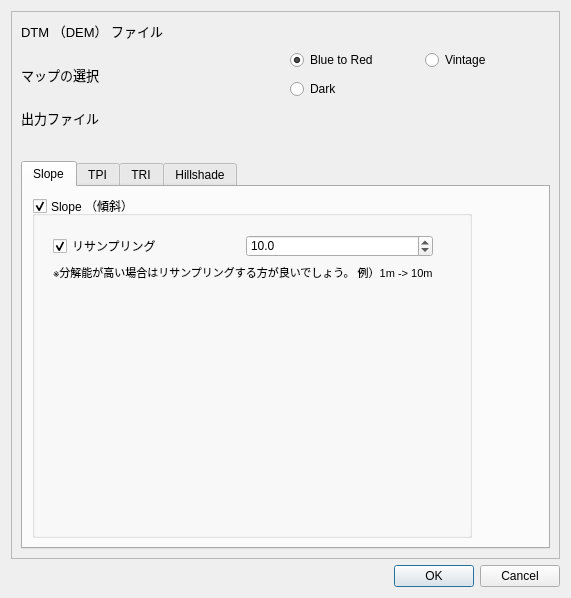
<?xml version="1.0" encoding="UTF-8"?>
<ui version="4.0">
 <class>GeneratingTopographyDialogBase</class>
 <widget class="QDialog" name="GeneratingTopographyDialogBase">
  <property name="geometry">
   <rect>
    <x>0</x>
    <y>0</y>
    <width>571</width>
    <height>598</height>
   </rect>
  </property>
  <property name="windowTitle">
   <string>Generating Topographic map</string>
  </property>
  <property name="styleSheet">
   <string notr="true">QTextBrowser {
	background-color: rgba(0,0,0,0);
}</string>
  </property>
  <layout class="QVBoxLayout" name="verticalLayout_2">
   <item>
    <widget class="QFrame" name="frame">
     <property name="styleSheet">
      <string notr="true">QFrame{
    font-size: 10pt;
}</string>
     </property>
     <property name="frameShape">
      <enum>QFrame::StyledPanel</enum>
     </property>
     <property name="frameShadow">
      <enum>QFrame::Raised</enum>
     </property>
     <layout class="QVBoxLayout" name="verticalLayout">
      <property name="spacing">
       <number>9</number>
      </property>
      <item>
       <layout class="QGridLayout" name="gL">
        <item row="1" column="0">
         <widget class="QLabel" name="l_2">
          <property name="text">
           <string>マップの選択</string>
          </property>
         </widget>
        </item>
        <item row="0" column="1">
         <widget class="QgsFileWidget" name="fileWgt_InputFile">
          <property name="storageMode">
           <enum>QgsFileWidget::SaveFile</enum>
          </property>
         </widget>
        </item>
        <item row="1" column="1">
         <layout class="QGridLayout" name="gL_2">
          <item row="0" column="1">
           <widget class="QRadioButton" name="mapSelectRadioBtn_Vintage">
            <property name="text">
             <string>Vintage</string>
            </property>
           </widget>
          </item>
          <item row="0" column="0">
           <widget class="QRadioButton" name="mapSelectRadioBtn_BR">
            <property name="text">
             <string>Blue to Red</string>
            </property>
            <property name="checked">
             <bool>true</bool>
            </property>
           </widget>
          </item>
          <item row="1" column="0">
           <widget class="QRadioButton" name="mapSelectRadioBtn_Dark">
            <property name="text">
             <string>Dark</string>
            </property>
           </widget>
          </item>
         </layout>
        </item>
        <item row="0" column="0">
         <widget class="QLabel" name="l_1">
          <property name="text">
           <string>DTM （DEM） ファイル</string>
          </property>
         </widget>
        </item>
        <item row="2" column="1">
         <widget class="QgsFileWidget" name="fileWgt_OutputFile"/>
        </item>
        <item row="2" column="0">
         <widget class="QLabel" name="l_3">
          <property name="text">
           <string>出力ファイル</string>
          </property>
         </widget>
        </item>
       </layout>
      </item>
      <item>
       <widget class="QLabel" name="label">
        <property name="text">
         <string/>
        </property>
       </widget>
      </item>
      <item>
       <widget class="QTabWidget" name="tW">
        <property name="currentIndex">
         <number>0</number>
        </property>
        <widget class="QWidget" name="SlopeTab">
         <attribute name="title">
          <string>Slope</string>
         </attribute>
         <layout class="QHBoxLayout" name="horizontalLayout_5">
          <item>
           <widget class="QGroupBox" name="gpBox_Slope">
            <property name="title">
             <string>Slope （傾斜）</string>
            </property>
            <property name="checkable">
             <bool>true</bool>
            </property>
            <property name="checked">
             <bool>true</bool>
            </property>
            <layout class="QVBoxLayout" name="verticalLayout_3">
             <property name="leftMargin">
              <number>18</number>
             </property>
             <property name="topMargin">
              <number>18</number>
             </property>
             <property name="rightMargin">
              <number>36</number>
             </property>
             <item>
              <layout class="QGridLayout" name="gL_3">
               <item row="0" column="0">
                <widget class="QCheckBox" name="checkBox_Resampling">
                 <property name="text">
                  <string>リサンプリング</string>
                 </property>
                 <property name="checked">
                  <bool>true</bool>
                 </property>
                </widget>
               </item>
               <item row="0" column="1">
                <widget class="QgsDoubleSpinBox" name="spinBoxF_ResampleResol">
                 <property name="decimals">
                  <number>1</number>
                 </property>
                 <property name="singleStep">
                  <double>0.500000000000000</double>
                 </property>
                 <property name="value">
                  <double>10.000000000000000</double>
                 </property>
                </widget>
               </item>
              </layout>
             </item>
             <item>
              <widget class="QLabel" name="l_5">
               <property name="text">
                <string>&lt;html&gt;&lt;head/&gt;&lt;body&gt;&lt;p&gt;&lt;span style=&quot; font-size:8pt;&quot;&gt;※分解能が高い場合はリサンプリングする方が良いでしょう。　例）1m -&amp;gt; 10m&lt;/span&gt;&lt;/p&gt;&lt;/body&gt;&lt;/html&gt;</string>
               </property>
              </widget>
             </item>
             <item>
              <spacer name="vS">
               <property name="orientation">
                <enum>Qt::Vertical</enum>
               </property>
               <property name="sizeHint" stdset="0">
                <size>
                 <width>20</width>
                 <height>40</height>
                </size>
               </property>
              </spacer>
             </item>
            </layout>
           </widget>
          </item>
          <item>
           <spacer name="hS_4">
            <property name="orientation">
             <enum>Qt::Horizontal</enum>
            </property>
            <property name="sizeHint" stdset="0">
             <size>
              <width>40</width>
              <height>20</height>
             </size>
            </property>
           </spacer>
          </item>
         </layout>
        </widget>
        <widget class="QWidget" name="TpiTab">
         <attribute name="title">
          <string>TPI</string>
         </attribute>
         <layout class="QHBoxLayout" name="horizontalLayout_2">
          <item>
           <widget class="QGroupBox" name="gpBox_Tpi">
            <property name="title">
             <string>TPI （Topographic Position Index ： 地形位置指数）</string>
            </property>
            <property name="checkable">
             <bool>true</bool>
            </property>
            <property name="checked">
             <bool>true</bool>
            </property>
            <layout class="QGridLayout" name="gridLayout_4">
             <item row="3" column="0" colspan="2">
              <widget class="QTextBrowser" name="tB_3">
               <property name="html">
                <string>&lt;!DOCTYPE HTML PUBLIC &quot;-//W3C//DTD HTML 4.0//EN&quot; &quot;http://www.w3.org/TR/REC-html40/strict.dtd&quot;&gt;
&lt;html&gt;&lt;head&gt;&lt;meta name=&quot;qrichtext&quot; content=&quot;1&quot; /&gt;&lt;style type=&quot;text/css&quot;&gt;
p, li { white-space: pre-wrap; }
&lt;/style&gt;&lt;/head&gt;&lt;body style=&quot; font-family:'MS UI Gothic'; font-size:10pt; font-weight:400; font-style:normal;&quot;&gt;
&lt;p style=&quot; margin-top:0px; margin-bottom:0px; margin-left:0px; margin-right:0px; -qt-block-indent:0; text-indent:0px;&quot;&gt;&lt;span style=&quot; font-size:8pt;&quot;&gt;※この設定を行わない場合は隣接セルで TPI を計算します。&lt;/span&gt;&lt;/p&gt;
&lt;p style=&quot;-qt-paragraph-type:empty; margin-top:12px; margin-bottom:12px; margin-left:0px; margin-right:0px; -qt-block-indent:0; text-indent:0px;&quot;&gt;&lt;br /&gt;&lt;/p&gt;
&lt;p style=&quot;-qt-paragraph-type:empty; margin-top:12px; margin-bottom:12px; margin-left:0px; margin-right:0px; -qt-block-indent:0; text-indent:0px; font-size:8pt;&quot;&gt;&lt;br /&gt;&lt;/p&gt;&lt;/body&gt;&lt;/html&gt;</string>
               </property>
              </widget>
             </item>
             <item row="0" column="1">
              <layout class="QGridLayout" name="gL_5">
               <item row="1" column="1">
                <widget class="QRadioButton" name="radioBtn_SimpleKernel">
                 <property name="text">
                  <string>Mean</string>
                 </property>
                </widget>
               </item>
               <item row="1" column="0">
                <widget class="QRadioButton" name="radioBtn_DoughnutKernel">
                 <property name="text">
                  <string>Doughnut</string>
                 </property>
                 <property name="checked">
                  <bool>true</bool>
                 </property>
                </widget>
               </item>
               <item row="2" column="0">
                <widget class="QRadioButton" name="radioBtn_GaussKernel">
                 <property name="text">
                  <string>Gaussian</string>
                 </property>
                </widget>
               </item>
               <item row="0" column="0">
                <widget class="QRadioButton" name="radioBtn_OrgKernel">
                 <property name="text">
                  <string>Normal</string>
                 </property>
                </widget>
               </item>
               <item row="2" column="1">
                <widget class="QRadioButton" name="radioBtn_InvGaussKernel">
                 <property name="text">
                  <string>Inverse Gaussian</string>
                 </property>
                </widget>
               </item>
               <item row="3" column="0">
                <widget class="QRadioButton" name="radioBtn_4DirecKernel">
                 <property name="text">
                  <string>4-Directional edges</string>
                 </property>
                 <property name="checked">
                  <bool>false</bool>
                 </property>
                </widget>
               </item>
               <item row="3" column="1">
                <widget class="QRadioButton" name="radioBtn_8DirecKernel">
                 <property name="text">
                  <string>8-Directional edges</string>
                 </property>
                 <property name="checked">
                  <bool>false</bool>
                 </property>
                </widget>
               </item>
              </layout>
             </item>
             <item row="2" column="0">
              <layout class="QGridLayout" name="gL_9">
               <item row="0" column="2">
                <widget class="QgsDoubleSpinBox" name="spinBoxF_TpiThres">
                 <property name="decimals">
                  <number>1</number>
                 </property>
                 <property name="minimum">
                  <double>1.000000000000000</double>
                 </property>
                 <property name="maximum">
                  <double>5.000000000000000</double>
                 </property>
                 <property name="singleStep">
                  <double>0.500000000000000</double>
                 </property>
                 <property name="value">
                  <double>1.500000000000000</double>
                 </property>
                </widget>
               </item>
               <item row="0" column="1">
                <widget class="QLabel" name="l_9">
                 <property name="text">
                  <string>IQR × </string>
                 </property>
                 <property name="alignment">
                  <set>Qt::AlignRight|Qt::AlignTrailing|Qt::AlignVCenter</set>
                 </property>
                </widget>
               </item>
               <item row="0" column="0">
                <widget class="QCheckBox" name="checkBox_TpiOutTreatment">
                 <property name="font">
                  <font>
                   <pointsize>10</pointsize>
                  </font>
                 </property>
                 <property name="text">
                  <string>外れ値処理</string>
                 </property>
                 <property name="checked">
                  <bool>true</bool>
                 </property>
                </widget>
               </item>
              </layout>
             </item>
             <item row="0" column="0">
              <layout class="QVBoxLayout" name="vL_2">
               <item>
                <widget class="QLabel" name="l_7">
                 <property name="font">
                  <font>
                   <pointsize>10</pointsize>
                   <weight>50</weight>
                   <bold>false</bold>
                   <stylestrategy>PreferDefault</stylestrategy>
                   <kerning>true</kerning>
                  </font>
                 </property>
                 <property name="text">
                  <string>畳み込み用カーネル設定</string>
                 </property>
                </widget>
               </item>
               <item>
                <widget class="QComboBox" name="cmbBox_Kernel">
                 <property name="minimumSize">
                  <size>
                   <width>0</width>
                   <height>0</height>
                  </size>
                 </property>
                 <item>
                  <property name="text">
                   <string>カーネルサイズを距離で指定</string>
                  </property>
                 </item>
                 <item>
                  <property name="text">
                   <string>カーネルサイズをセル数で指定</string>
                  </property>
                 </item>
                </widget>
               </item>
               <item>
                <widget class="QgsDoubleSpinBox" name="spinBoxF_KernelSize">
                 <property name="alignment">
                  <set>Qt::AlignRight|Qt::AlignTrailing|Qt::AlignVCenter</set>
                 </property>
                 <property name="decimals">
                  <number>1</number>
                 </property>
                 <property name="maximum">
                  <double>500.000000000000000</double>
                 </property>
                 <property name="singleStep">
                  <double>0.500000000000000</double>
                 </property>
                 <property name="value">
                  <double>10.000000000000000</double>
                 </property>
                </widget>
               </item>
               <item>
                <layout class="QGridLayout" name="gridLayout">
                 <item row="0" column="0">
                  <widget class="QLabel" name="label_2">
                   <property name="text">
                    <string>Gaussian sigma</string>
                   </property>
                  </widget>
                 </item>
                 <item row="0" column="1">
                  <widget class="QgsDoubleSpinBox" name="mQgsDoubleSpinBox">
                   <property name="maximum">
                    <double>5.000000000000000</double>
                   </property>
                   <property name="value">
                    <double>2.000000000000000</double>
                   </property>
                  </widget>
                 </item>
                </layout>
               </item>
              </layout>
             </item>
             <item row="4" column="0">
              <spacer name="vS_3">
               <property name="orientation">
                <enum>Qt::Vertical</enum>
               </property>
               <property name="sizeHint" stdset="0">
                <size>
                 <width>20</width>
                 <height>40</height>
                </size>
               </property>
              </spacer>
             </item>
             <item row="1" column="1">
              <widget class="QPushButton" name="btn_TpiHint">
               <property name="text">
                <string>Hint</string>
               </property>
              </widget>
             </item>
            </layout>
           </widget>
          </item>
          <item>
           <spacer name="hS">
            <property name="orientation">
             <enum>Qt::Horizontal</enum>
            </property>
            <property name="sizeHint" stdset="0">
             <size>
              <width>40</width>
              <height>20</height>
             </size>
            </property>
           </spacer>
          </item>
         </layout>
        </widget>
        <widget class="QWidget" name="TriTab">
         <attribute name="title">
          <string>TRI</string>
         </attribute>
         <layout class="QHBoxLayout" name="horizontalLayout_6">
          <item>
           <widget class="QGroupBox" name="gpBox_Tri">
            <property name="title">
             <string>TRI （Terrain Ruggedness Index ： 地形凹凸指数） を使用する</string>
            </property>
            <property name="checkable">
             <bool>true</bool>
            </property>
            <property name="checked">
             <bool>false</bool>
            </property>
            <layout class="QGridLayout" name="gridLayout_8">
             <property name="leftMargin">
              <number>18</number>
             </property>
             <property name="topMargin">
              <number>18</number>
             </property>
             <property name="rightMargin">
              <number>36</number>
             </property>
             <item row="1" column="1">
              <widget class="QLabel" name="l_10">
               <property name="text">
                <string>IQR ×</string>
               </property>
               <property name="alignment">
                <set>Qt::AlignRight|Qt::AlignTrailing|Qt::AlignVCenter</set>
               </property>
               <property name="indent">
                <number>5</number>
               </property>
              </widget>
             </item>
             <item row="1" column="2">
              <widget class="QgsDoubleSpinBox" name="spinBoxF_TriThres">
               <property name="decimals">
                <number>1</number>
               </property>
               <property name="minimum">
                <double>1.000000000000000</double>
               </property>
               <property name="maximum">
                <double>5.000000000000000</double>
               </property>
               <property name="singleStep">
                <double>0.500000000000000</double>
               </property>
               <property name="value">
                <double>1.500000000000000</double>
               </property>
              </widget>
             </item>
             <item row="3" column="1">
              <spacer name="vS_2">
               <property name="orientation">
                <enum>Qt::Vertical</enum>
               </property>
               <property name="sizeHint" stdset="0">
                <size>
                 <width>20</width>
                 <height>40</height>
                </size>
               </property>
              </spacer>
             </item>
             <item row="1" column="0">
              <widget class="QCheckBox" name="checkBox_TriOutTreatment">
               <property name="font">
                <font>
                 <pointsize>10</pointsize>
                </font>
               </property>
               <property name="text">
                <string>外れ値処理</string>
               </property>
               <property name="checked">
                <bool>true</bool>
               </property>
              </widget>
             </item>
             <item row="2" column="0" colspan="3">
              <widget class="QTextBrowser" name="tB_2">
               <property name="html">
                <string>&lt;!DOCTYPE HTML PUBLIC &quot;-//W3C//DTD HTML 4.0//EN&quot; &quot;http://www.w3.org/TR/REC-html40/strict.dtd&quot;&gt;
&lt;html&gt;&lt;head&gt;&lt;meta name=&quot;qrichtext&quot; content=&quot;1&quot; /&gt;&lt;style type=&quot;text/css&quot;&gt;
p, li { white-space: pre-wrap; }
&lt;/style&gt;&lt;/head&gt;&lt;body style=&quot; font-family:'MS UI Gothic'; font-size:10pt; font-weight:400; font-style:normal;&quot;&gt;
&lt;p style=&quot; margin-top:0px; margin-bottom:0px; margin-left:0px; margin-right:0px; -qt-block-indent:0; text-indent:0px; -qt-user-state:65536;&quot;&gt;※分解能が高い場合は TRI を使用した方が地形の変化がわかりやすくなります （1mなど）。分解能が低い場合は必要ありません。&lt;/p&gt;&lt;/body&gt;&lt;/html&gt;</string>
               </property>
              </widget>
             </item>
            </layout>
           </widget>
          </item>
          <item>
           <spacer name="hS_5">
            <property name="orientation">
             <enum>Qt::Horizontal</enum>
            </property>
            <property name="sizeHint" stdset="0">
             <size>
              <width>40</width>
              <height>20</height>
             </size>
            </property>
           </spacer>
          </item>
         </layout>
        </widget>
        <widget class="QWidget" name="HillshadeTab">
         <attribute name="title">
          <string>Hillshade</string>
         </attribute>
         <layout class="QHBoxLayout" name="horizontalLayout_7">
          <item>
           <widget class="QGroupBox" name="gpBox_Hillshade">
            <property name="title">
             <string>Hillshade （陰影起伏図） </string>
            </property>
            <property name="checkable">
             <bool>true</bool>
            </property>
            <property name="checked">
             <bool>true</bool>
            </property>
            <layout class="QGridLayout" name="gridLayout_11">
             <property name="leftMargin">
              <number>18</number>
             </property>
             <property name="topMargin">
              <number>18</number>
             </property>
             <property name="rightMargin">
              <number>36</number>
             </property>
             <item row="0" column="2">
              <widget class="QLabel" name="l_11">
               <property name="text">
                <string>方位</string>
               </property>
               <property name="alignment">
                <set>Qt::AlignLeading|Qt::AlignLeft|Qt::AlignVCenter</set>
               </property>
               <property name="margin">
                <number>0</number>
               </property>
               <property name="indent">
                <number>20</number>
               </property>
              </widget>
             </item>
             <item row="0" column="3">
              <widget class="QgsSpinBox" name="spinBoxInt_HillshadeAzimuth">
               <property name="maximum">
                <number>359</number>
               </property>
               <property name="singleStep">
                <number>5</number>
               </property>
               <property name="value">
                <number>315</number>
               </property>
              </widget>
             </item>
             <item row="1" column="1">
              <widget class="QgsDoubleSpinBox" name="spinBoxF_HillshadeHighlight">
               <property name="decimals">
                <number>1</number>
               </property>
               <property name="minimum">
                <double>1.000000000000000</double>
               </property>
               <property name="maximum">
                <double>5.000000000000000</double>
               </property>
               <property name="singleStep">
                <double>0.500000000000000</double>
               </property>
               <property name="value">
                <double>1.500000000000000</double>
               </property>
              </widget>
             </item>
             <item row="2" column="0" colspan="6">
              <widget class="QTextBrowser" name="tB">
               <property name="styleSheet">
                <string notr="true"/>
               </property>
               <property name="html">
                <string>&lt;!DOCTYPE HTML PUBLIC &quot;-//W3C//DTD HTML 4.0//EN&quot; &quot;http://www.w3.org/TR/REC-html40/strict.dtd&quot;&gt;
&lt;html&gt;&lt;head&gt;&lt;meta name=&quot;qrichtext&quot; content=&quot;1&quot; /&gt;&lt;style type=&quot;text/css&quot;&gt;
p, li { white-space: pre-wrap; }
&lt;/style&gt;&lt;/head&gt;&lt;body style=&quot; font-family:'MS UI Gothic'; font-size:10pt; font-weight:400; font-style:normal;&quot;&gt;
&lt;p style=&quot; margin-top:0px; margin-bottom:0px; margin-left:0px; margin-right:0px; -qt-block-indent:0; text-indent:0px;&quot;&gt;※方位を &amp;quot;Multiple&amp;quot; に設定すると、90°ごとに回転させて計算し、計算後の陰影起伏図を合成します。これがデフォルトです。&lt;/p&gt;&lt;/body&gt;&lt;/html&gt;</string>
               </property>
              </widget>
             </item>
             <item row="0" column="0">
              <widget class="QLabel" name="l_12">
               <property name="text">
                <string>光源タイプ</string>
               </property>
               <property name="alignment">
                <set>Qt::AlignLeading|Qt::AlignLeft|Qt::AlignVCenter</set>
               </property>
               <property name="margin">
                <number>0</number>
               </property>
              </widget>
             </item>
             <item row="0" column="4">
              <widget class="QLabel" name="l_13">
               <property name="text">
                <string>高度</string>
               </property>
               <property name="indent">
                <number>20</number>
               </property>
              </widget>
             </item>
             <item row="4" column="1">
              <spacer name="vS_4">
               <property name="orientation">
                <enum>Qt::Vertical</enum>
               </property>
               <property name="sizeHint" stdset="0">
                <size>
                 <width>20</width>
                 <height>40</height>
                </size>
               </property>
              </spacer>
             </item>
             <item row="0" column="5">
              <widget class="QgsSpinBox" name="spinBoxInt_HillshadeHight">
               <property name="singleStep">
                <number>5</number>
               </property>
               <property name="value">
                <number>45</number>
               </property>
              </widget>
             </item>
             <item row="1" column="0">
              <widget class="QLabel" name="l_14">
               <property name="text">
                <string>強調係数</string>
               </property>
              </widget>
             </item>
             <item row="0" column="1">
              <widget class="QComboBox" name="cmbBox_HillshadeType">
               <property name="currentText">
                <string>Multiple</string>
               </property>
               <item>
                <property name="text">
                 <string>Multiple</string>
                </property>
               </item>
               <item>
                <property name="text">
                 <string>Single</string>
                </property>
               </item>
              </widget>
             </item>
             <item row="1" column="2" colspan="2">
              <widget class="QCheckBox" name="checkBox_CombinedSlope">
               <property name="font">
                <font>
                 <pointsize>10</pointsize>
                </font>
               </property>
               <property name="layoutDirection">
                <enum>Qt::LeftToRight</enum>
               </property>
               <property name="autoFillBackground">
                <bool>false</bool>
               </property>
               <property name="text">
                <string>傾斜も使用する</string>
               </property>
               <property name="checked">
                <bool>true</bool>
               </property>
              </widget>
             </item>
            </layout>
           </widget>
          </item>
          <item>
           <spacer name="hS_6">
            <property name="orientation">
             <enum>Qt::Horizontal</enum>
            </property>
            <property name="sizeHint" stdset="0">
             <size>
              <width>40</width>
              <height>20</height>
             </size>
            </property>
           </spacer>
          </item>
         </layout>
        </widget>
       </widget>
      </item>
      <item>
       <spacer name="vS_5">
        <property name="orientation">
         <enum>Qt::Vertical</enum>
        </property>
        <property name="sizeHint" stdset="0">
         <size>
          <width>20</width>
          <height>40</height>
         </size>
        </property>
       </spacer>
      </item>
     </layout>
    </widget>
   </item>
   <item>
    <widget class="QDialogButtonBox" name="button_box">
     <property name="orientation">
      <enum>Qt::Horizontal</enum>
     </property>
     <property name="standardButtons">
      <set>QDialogButtonBox::Cancel|QDialogButtonBox::Ok</set>
     </property>
    </widget>
   </item>
  </layout>
 </widget>
 <customwidgets>
  <customwidget>
   <class>QgsDoubleSpinBox</class>
   <extends>QDoubleSpinBox</extends>
   <header>qgsdoublespinbox.h</header>
  </customwidget>
  <customwidget>
   <class>QgsFileWidget</class>
   <extends>QWidget</extends>
   <header>qgsfilewidget.h</header>
  </customwidget>
  <customwidget>
   <class>QgsSpinBox</class>
   <extends>QSpinBox</extends>
   <header>qgsspinbox.h</header>
  </customwidget>
 </customwidgets>
 <resources/>
 <connections>
  <connection>
   <sender>button_box</sender>
   <signal>accepted()</signal>
   <receiver>GeneratingTopographyDialogBase</receiver>
   <slot>accept()</slot>
   <hints>
    <hint type="sourcelabel">
     <x>20</x>
     <y>20</y>
    </hint>
    <hint type="destinationlabel">
     <x>20</x>
     <y>20</y>
    </hint>
   </hints>
  </connection>
  <connection>
   <sender>button_box</sender>
   <signal>rejected()</signal>
   <receiver>GeneratingTopographyDialogBase</receiver>
   <slot>reject()</slot>
   <hints>
    <hint type="sourcelabel">
     <x>20</x>
     <y>20</y>
    </hint>
    <hint type="destinationlabel">
     <x>20</x>
     <y>20</y>
    </hint>
   </hints>
  </connection>
 </connections>
</ui>
